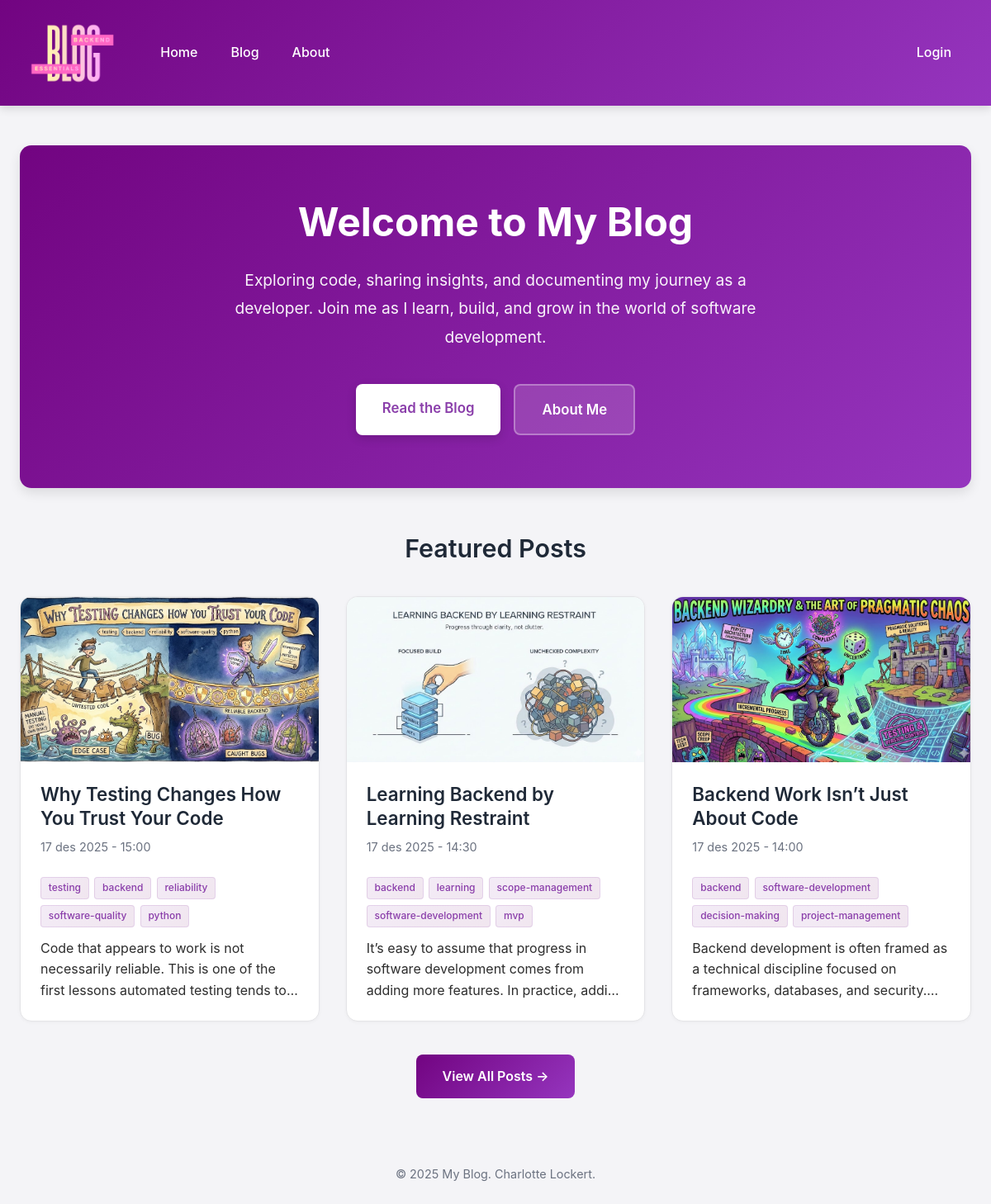
The page / on the database its author committed.
### tables this page shows
CREATE TABLE posts (
    id INTEGER PRIMARY KEY AUTOINCREMENT,
    title TEXT NOT NULL,
    date TEXT NOT NULL,
    content TEXT NOT NULL,
    excerpt TEXT NOT NULL,
    image_url TEXT,
    tags TEXT
, created_at DATETIME, updated_at DATETIME);

### app.py (the view)
@app.route('/')
def home():
    featured_posts = get_all_posts(sort_by='date_desc', limit=3)
    return render_template('home.html', featured_posts=featured_posts)

### app.py (called while the page is built)
@app.template_filter('norwegian_datetime')
def norwegian_datetime_filter(datetime_string):
    try:
        dt_obj = datetime.strptime(datetime_string, '%Y-%m-%d %H:%M:%S')
        norwegian_months = {
            1: 'jan', 2: 'feb', 3: 'mar', 4: 'apr', 5: 'mai', 6: 'jun',
            7: 'jul', 8: 'aug', 9: 'sep', 10: 'okt', 11: 'nov', 12: 'des'
        }
        return f"{dt_obj.day:02d} {norwegian_months[dt_obj.month]} {dt_obj.year} - {dt_obj.hour:02d}:{dt_obj.minute:02d}"
    except:
        return datetime_string

### database.py (called while the page is built)
def get_db_connection():
    conn = sqlite3.connect(DATABASE)
    conn.row_factory = sqlite3.Row
    return conn

def get_all_posts(sort_by='date_desc', limit=None, offset=0):
    conn = get_db_connection()
    if sort_by == 'date_asc':
        order_clause = 'ORDER BY created_at ASC, id ASC'
    elif sort_by == 'title_asc':
        order_clause = 'ORDER BY title ASC'
    elif sort_by == 'title_desc':
        order_clause = 'ORDER BY title DESC'
    else:  # default to date_desc
        order_clause = 'ORDER BY created_at DESC, id DESC'
    query = f'SELECT * FROM posts {order_clause}'
    if limit is not None:
        query += f' LIMIT {limit} OFFSET {offset}'
    posts = conn.execute(query).fetchall()
    conn.close()
    return posts

### templates/home.html (shortened to what this page needs)
{% extends "base.html" %}
{% block content %}
<section class="hero">
  <div class="hero-content">
    <h1>Welcome to My Blog</h1>
    <p class="hero-description">
      Exploring code, sharing insights, and documenting my journey as a developer.
      Join me as I learn, build, and grow in the world of software development.
    </p>
    <div class="hero-actions">
      <a href="/blog" class="btn-hero-primary">Read the Blog</a>
      <a href="/about" class="btn-hero-secondary">About Me</a>
    </div>
  </div>
</section>
<section class="featured-posts">
  <h2>Featured Posts</h2>
  {% if featured_posts %}
  <div class="featured-grid">
    {% for post in featured_posts %}
    <a href="/blog/{{ post.id }}" class="featured-post-link">
      <article class="featured-post">
        {% if post.image_url %}
        <div class="featured-post-image">
          <img src="{{ post.image_url }}" alt="{{ post.title }}" />
        </div>
        {% endif %}
        <div class="featured-post-content">
          <h3>{{ post.title }}</h3>
          <p class="post-meta">{{ post.created_at|norwegian_datetime }}</p>
          {% if post.tags %}
          <div class="post-tags">
            {% for tag in post.tags.split(', ') %}
            <span class="tag">{{ tag }}</span>
            {% endfor %}
          </div>
          {% endif %}
          <p class="featured-post-excerpt">{{ post.excerpt }}</p>
        </div>
      </article>
    </a>
    {% endfor %}
  </div>
  <div class="view-all-posts">
    <a href="/blog" class="btn-view-all">View All Posts →</a>
  </div>
  {% else %}
  <p class="no-posts">No posts yet. Check back soon!</p>
  {% endif %}
</section>
{% endblock %}

### templates/base.html (shortened to what this page needs)
<!DOCTYPE html>
<html lang="en">
  <head>
    <link
      rel="stylesheet"
      href="{{ url_for('static', filename='style.css') }}"
    />
  </head>
  <body>
    <header>
      <div class="header-container">
        <div class="header-left">
          <a href="/" class="logo-link">
            <img src="{{ url_for('static', filename='logo.png') }}" alt="Blog Logo" class="logo" />
          </a>
          <nav class="main-nav">
            <a href="/">Home</a>
            <a href="/blog">Blog</a>
            <a href="/about">About</a>
          </nav>
        </div>
        <nav class="auth-nav">
          {% if session.logged_in %}
          <a href="/logout">Logout</a>
          {% else %}
          <a href="/login">Login</a>
          {% endif %}
        </nav>
      </div>
    </header>
    <main>
       {% block content %} {% endblock %}
    </main>
    <footer>
      <p>&copy; 2025 My Blog. Charlotte Lockert.</p>
    </footer>
  </body>
</html>

### rows shown on the page
posts: image_url (picture), title "Why Testing Changes How You Trust Your Code", created_at|norwegian_datetime "17 des 2025 - 15:00", tag "testing" "backend" "reliability" "software-quality" "python", excerpt "Code that appears to work is not necessarily reliable. This is one of the first lessons automated testing tends…"
posts: image_url (picture), title "Learning Backend by Learning Restraint", created_at|norwegian_datetime "17 des 2025 - 14:30", tag "backend" "learning" "scope-management" "software-development" "mvp", excerpt "It’s easy to assume that progress in software development comes from adding more features. In practice,…"
posts: image_url (picture), title "Backend Work Isn’t Just About Code", created_at|norwegian_datetime "17 des 2025 - 14:00", tag "backend" "software-development" "decision-making" "project-management", excerpt "Backend development is often framed as a technical discipline focused on frameworks, databases, and…"
